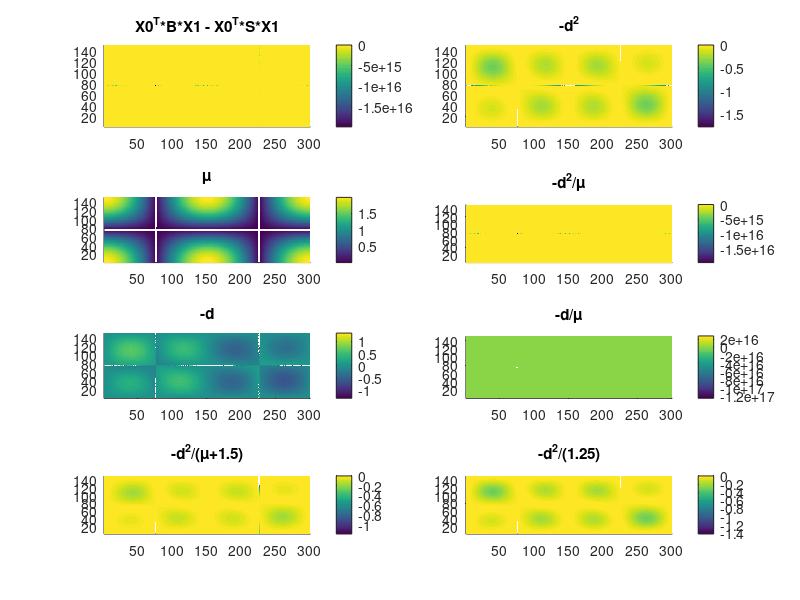
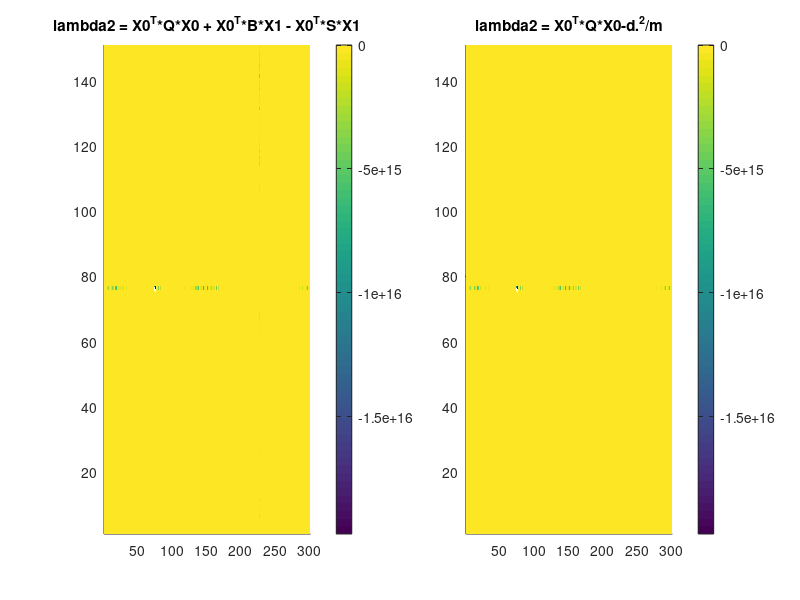
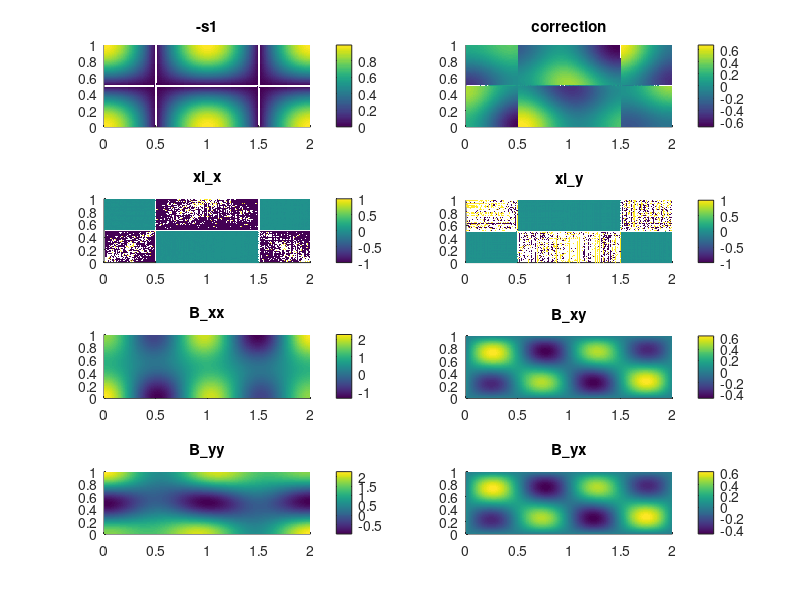
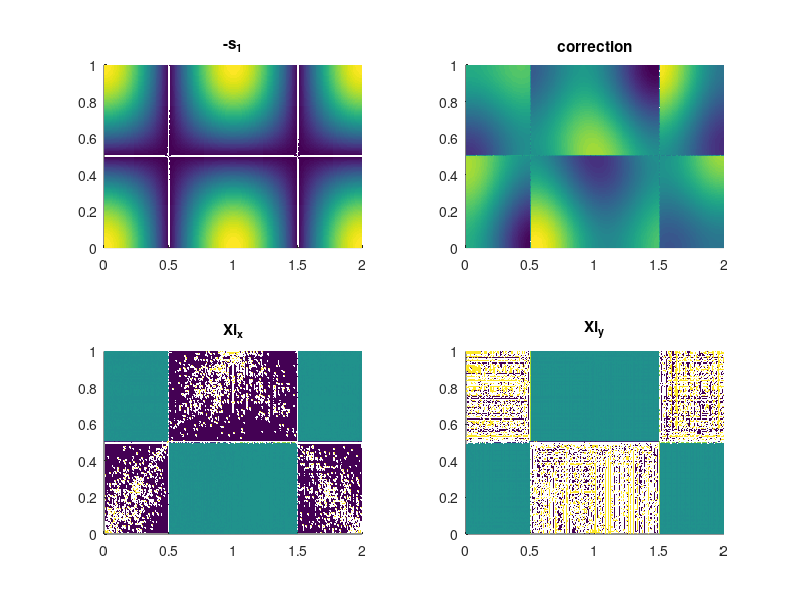

MATLAB code for these plots, in order:

close all
clear all
clc

xdim = 301;
ydim = 151;
xmin = 0
xmax = 2
ymin = 0;
ymax = 1;
x=linspace(xmin,xmax,xdim);
dx = x(2)-x(1);
y=linspace(ymin,ymax,ydim);
dy=y(2)-y(1);
[x,y]=meshgrid(x,y);

A = 0.1;
w = 0.2.*pi;
e = 0.25;
tdim = 3;
t0 = 0%0.5*pi
time = linspace(-0.01+t0,0.01+t0,tdim);
dt = time(2)-time(1);
for i =1:length(time)
    t=time(i);
    a = e.*sin(w.*t);
    b = 1-2.*e.*sin(w.*t);
    f = a.*x.^2+b.*x;
    dfdx = 2.*a.*x+b;    

    u(:,:,i) =-pi.*A.*sin(pi.*f).*cos(y.*pi);    
    v(:,:,i) = pi.*A.*cos(pi.*f).*sin(y.*pi).*dfdx;
end

[dudx,dudy,dudt] = gradient(u,dx,dy,dt);
[dvdx,dvdy,dvdt] = gradient(v,dx,dy,dt);

au = dudt+u.*dudx+v.*dudy;
av = dvdt+u.*dvdx+v.*dvdy;
clear dudt dvdt
[daudx,daudy,daudt] = gradient(au,dx,dy,dt);
[davdx,davdy,davdt] = gradient(av,dx,dy,dt);

ju = daudt+u.*daudx+v.*daudy;
jv = davdt+u.*davdx+v.*davdy;
clear daudt davdt u v au av
[djudx,djudy,djudt] = gradient(ju,dx,dy,dt);
[djvdx,djvdy,djvdt] = gradient(jv,dx,dy,dt);
clear djudt djvdt
R = [0,-1;1,0];
b = zeros([ydim,xdim,tdim,2,2]);
for t =1:tdim
    t
    for i = 1:ydim
        for j = 1:xdim
            if ~isnan(ju(i,j,t))&&~isnan(jv(i,j,t))
                Grad_v = [dudx(i,j,t), dudy(i,j,t);dvdx(i,j,t), dvdy(i,j,t)];
                Grad_a = [daudx(i,j,t), daudy(i,j,t); davdx(i,j,t), davdy(i,j,t)];
                Grad_j = [djudx(i,j,t), djudy(i,j,t); djvdx(i,j,t), djvdy(i,j,t)];
                S = 0.5*(Grad_v + Grad_v');
                B = 0.5*(Grad_a + Grad_a')+(Grad_v'*Grad_v);
                b(i,j,t,:,:)=B;
                Q = 1./3.*(Grad_j + Grad_j')+(Grad_v'*Grad_a+Grad_a'*Grad_v);
                [V,D] = eig(S);
                if ~issorted(diag(D))
                    [D,I] = sort(diag(D));
                    V = V(:, I);
                end
                s1(i,j,t) = D(1,1);
                X0 = V(:,1);
                xi(i,j,t,:) = V(:,1);
                l1(i,j,t) = X0'*B*X0;
                %
                X1 = pinv((S-s1(i,j,t)*eye(size(B))))*(-((B-l1(i,j,t)*eye(size(B)))*X0));
                
                l2(i,j,t) = X0'*Q*X0 + X0'*B*X1 - l1(i,j,t).*X0'*X1;
                db(i,j,t) = X0'*B*X1 - X0'*S*X1;
                a1(i,j,t)=l2(i,j,t);
                %Xp = R*X0;
                m = X0'*R'*(S-s1(i,j,t)*eye(size(S)))*R*X0;
                d = X0'*R'*B*X0;
                dd(i,j,t)=d;
                mm(i,j,t)=m;
                l2(i,j,t) = X0'*Q*X0-d.^2/m;%m/(X0'*Q*X0*m-d.^2);%X0'*Q*X0-d.^2/m;
                a2(i,j,t)=l2(i,j,t);
                %X1 = V(:,1);
                %l1(i,j,t) = X1'*B*X1;
                %l2(i,j,t) = X1'*Q*X1;
                %cor(i,j,t) = -s1(i,j,t).^2+0.5*(X1'*B*X1);

            else
                s1(i,j,t) =nan;
                l1(i,j,t) = nan;
                l2(i,j,t) = nan;
                %cor(i,j,t)=nan;
            end
        end
    end
end

save dg_correction3rd s1 l1 l2
save dg_error_comparison s1 l1 a1 a2 dd db

figure
subplot(421)
surface(db(:,:,2),'edgecolor','none')
title('X0^T*B*X1 - X0^T*S*X1')
colorbar
axis tight
subplot(422)
surface(-dd(:,:,2).^2,'edgecolor','none')
title('-d^2')
axis tight
colorbar
subplot(423)
surface(mm(:,:,2),'edgecolor','none')
title('\mu')
axis tight
colorbar
subplot(424)
surface(-dd(:,:,2).^2./mm(:,:,2),'edgecolor','none')
title('-d^2/\mu')
axis tight
colorbar
subplot(425)
surface(-dd(:,:,2),'edgecolor','none')
title('-d')
axis tight
colorbar
subplot(426)
surface(-dd(:,:,2)./mm(:,:,2),'edgecolor','none')
title('-d/\mu')
axis tight
colorbar
subplot(427)
surface(-dd(:,:,2).^2./(mm(:,:,2)+1.5),'edgecolor','none')
title('-d^2/(\mu+1.5)')
axis tight
colorbar
subplot(428)
surface(-dd(:,:,2).^2./1.25,'edgecolor','none')
title('-d^2/(1.25)')
axis tight
colorbar

%
figure
subplot(121)
surface(a1(:,:,2),'edgecolor','none')
title('lambda2 = X0^T*Q*X0 + X0^T*B*X1 - X0^T*S*X1')
colorbar
axis tight
subplot(122)
surface(a2(:,:,2),'edgecolor','none')
title('lambda2 = X0^T*Q*X0-d.^2/m')
axis tight
colorbar


figure
subplot(421)
surface(x,y,-s1(:,:,2),'edgecolor','none')
title('-s1')
colorbar
subplot(422)
surface(x,y,-s1(:,:,2).^2+0.5*l1(:,:,2),'edgecolor','none')
title('correction')
colorbar
subplot(423)
surface(x,y,xi(:,:,2,1),'edgecolor','none')
title('xi\_x')
colorbar
subplot(424)
surface(x,y,xi(:,:,2,2),'edgecolor','none')
title('xi\_y')
colorbar
subplot(425)
surface(x,y,b(:,:,2,1,1),'edgecolor','none')
title('B\_xx')
colorbar
subplot(426)
surface(x,y,b(:,:,2,1,2),'edgecolor','none')
title('B\_xy')
colorbar
subplot(427)
surface(x,y,b(:,:,2,2,2),'edgecolor','none')
title('B\_yy')
colorbar
subplot(428)
surface(x,y,b(:,:,2,2,1),'edgecolor','none')
title('B\_yx')
colorbar
%}

figure
subplot(221)
surface(x,y,-s1(:,:,2),'edgecolor','none')
title('-s_1')
subplot(222)
surface(x,y,-s1(:,:,2).^2+0.5.*l1(:,:,2),'edgecolor','none')
title('correction')
subplot(223)
surface(x,y,xi(:,:,2,1),'edgecolor','none')
title('Xi_x')
subplot(224)
surface(x,y,xi(:,:,2,2),'edgecolor','none')
title('Xi_y')

figure
quiver(x(1:15:end,1:15:end),y(1:15:end,1:15:end),xi(1:15:end,1:15:end,2,1),xi(1:15:end,1:15:end,2,2))%,'edgecolor','none')

